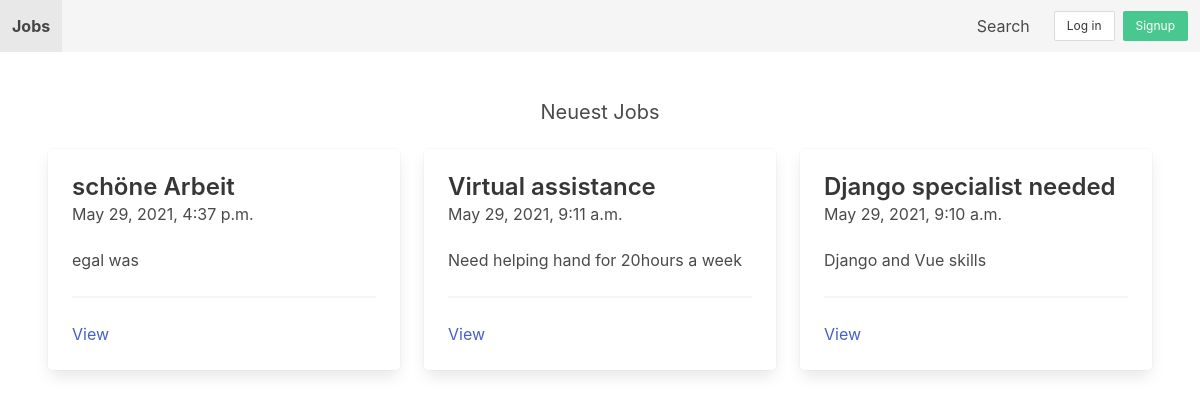
/, run on an earlier commit of the app's database.
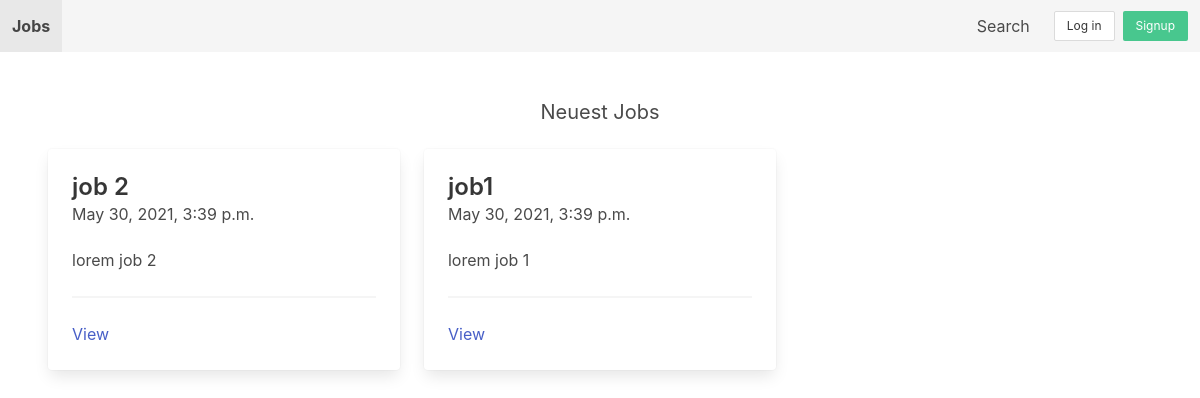
And on a later commit of the database.
### apps/job/models.py (models this page shows, shortened)
class Job(models.Model):
    SIZE_1_9 = 'size_1-9'
    SIZE_10_49 = 'size_10-49'
    SIZE_50_99 = 'size_50-99'
    SIZE_100 = 'size_100'
    CHOICES_SIZE = (
        (SIZE_1_9, '1-9'),
        (SIZE_10_49, '10-49'),
        (SIZE_50_99, '50-99'),
        (SIZE_100, '100+')
    )
    ACTIVE = 'active'
    EMPLOYED = 'employed'
    ARCHIVED = 'archived'
    CHOICES_STATUS = (
        (ACTIVE, 'active'),
        (EMPLOYED, 'employed'),
        (ARCHIVED, 'archived')
    )
    title = models.CharField(max_length=255)
    short_description = models.TextField()
    long_description = models.TextField(blank=True, null=True)
    company_name = models.CharField(max_length=255)
    company_address = models.CharField(max_length=255, blank=True, null=True)
    company_zipcode = models.CharField(max_length=255, blank=True, null=True)
    company_place = models.CharField(max_length=255, blank=True, null=True)
    company_country = models.CharField(max_length=255, blank=True, null=True)
    company_size = models.CharField(max_length=20, choices=CHOICES_SIZE, default=SIZE_1_9)
    created_by = models.ForeignKey(User, related_name='jobs', on_delete=models.CASCADE)
    created_at = models.DateTimeField(auto_now_add=True)
    changed_at = models.DateTimeField(auto_now=True)
    status = models.CharField(max_length=20, choices=CHOICES_STATUS, default=ACTIVE)
    class Meta:
        ordering = ['-created_at']

### apps/core/views.py (the view)
# urls.py: path('', frontpage, name='frontpage'),
def frontpage(request):
    jobs = Job.objects.filter(status=Job.ACTIVE)[0:3]
    context = {
        'jobs': jobs
    }
    return render(request, "core/frontpage.html", context)

### apps/notification/context_processors.py (called while the page is built)
def notifications(request):
    if request.user.is_authenticated:
        return {'notifications': request.user.notifications.filter(is_read=False)}
    else:
        return {'notifications': []}

### apps/core/templates/core/frontpage.html
{% extends 'core/base.html' %}
{% block content %}
<h2 class="subtitle has-text-centered">Neuest Jobs</h2>
<div class="columns">
    {% for job in jobs %}
        <div class="column is-4">
            <div class="card">
                <div class="card-content">
                    <div class="media">
                        <div class="media-content">
                            <p class="title is-4">{{ job.title }}</p>
                            <p class="subtitle is-6">{{ job.created_at }}</p>
                        </div>
                    </div>
                    <div class="content">
                        {{ job.short_description }}
                        <hr>
                        <a href="{% url 'job_detail' job.id %}">View</a>
                    </div>
                </div>
            </div>
        </div>
    {% endfor %}
</div>
{% endblock %}

### apps/core/templates/core/base.html (shortened to what this page needs)
<!doctype html>
<html lang="de">
<head>
    <link rel="stylesheet" href="https://cdn.jsdelivr.net/npm/bulma@0.9.2/css/bulma.min.css">
</head>
<body>
<nav class="navbar is-light">
    <div class="navbar-brand">
        <a href="{% url 'frontpage' %}" class="navbar-item"><strong>Jobs</strong></a>
    </div>
    <div class="navbar-menu">
        <div class="navbar-end">
            <a href="{% url 'search' %}" class="navbar-item">Search</a>
            <div class="navbar-item">
                <div class="buttons">
                    {% if request.user.is_authenticated %}
                    <a href="" >{{request.user}}</a>
                    <a href="{% url 'logout' %}" class="button is-success is-small">Logout</a>
                    {% else %}
                    <a href="{% url 'login' %}" class="button is-lightgrey is-small">Log in</a>
                    <a href="{% url 'signup' %}" class="button is-success is-small">Signup</a>
                    {% endif %}
                </div>
            </div>
        </div>
    </div>
</nav>
<section class="section">
    {% block content %}
    {% endblock %}
</section>
</body>
</html>

What changed in the data, as far as the page shows it:
removed Job: title "schöne Arbeit", created_at "May 29, 2021, 4:37 p.m.", short_description "egal was"
removed Job: title "Virtual assistance", created_at "May 29, 2021, 9:11 a.m.", short_description "Need helping hand for 20hours a week"
removed Job: title "Django specialist needed", created_at "May 29, 2021, 9:10 a.m.", short_description "Django and Vue skills"
added Job: title "job 2", created_at "May 30, 2021, 3:39 p.m.", short_description "lorem job 2"
added Job: title "job1", created_at "May 30, 2021, 3:39 p.m.", short_description "lorem job 1"
